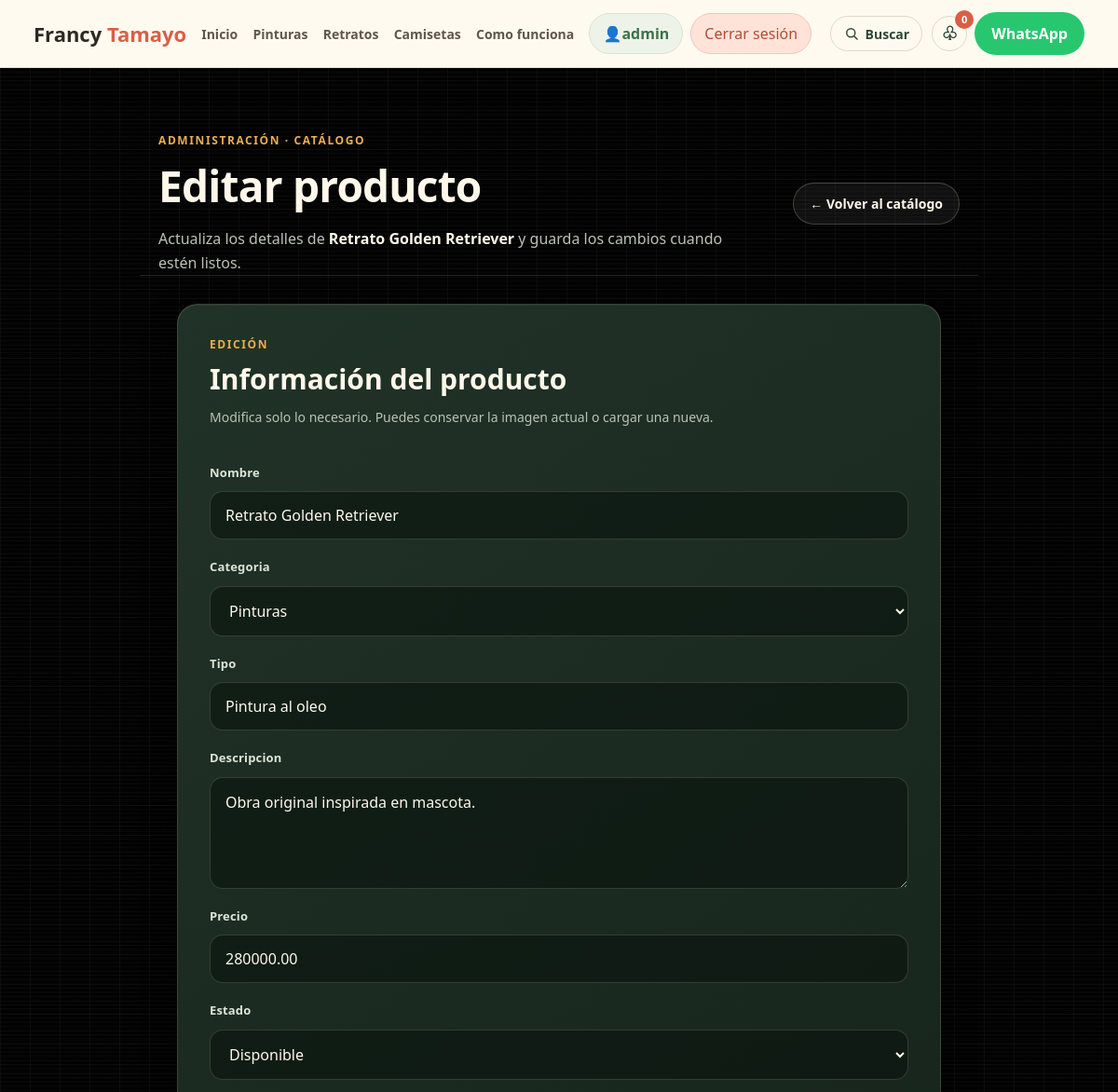
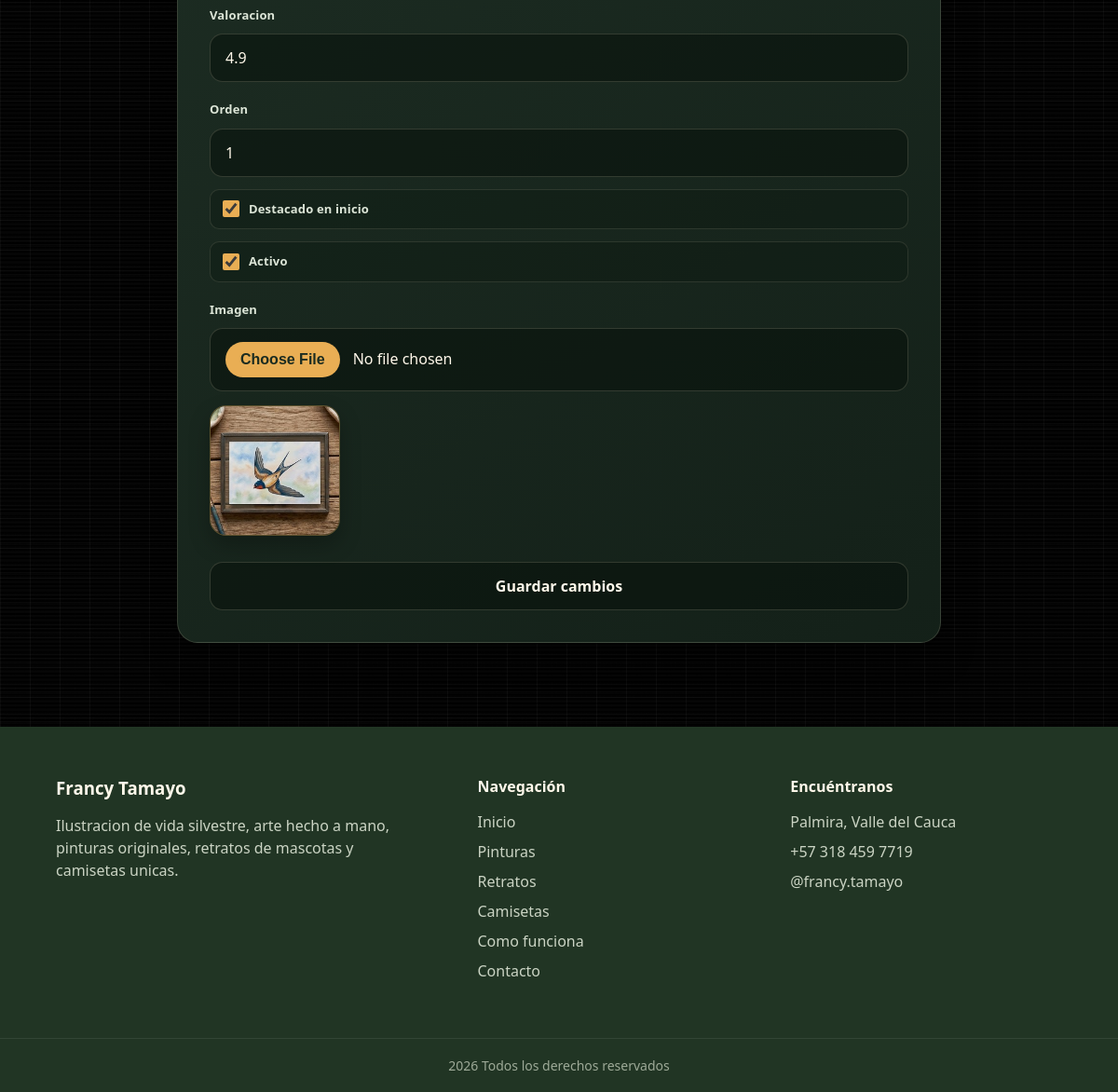
/admin/menu/editar.php?id=1 (signed in), run on the app's committed database (2 pictures, top to bottom).
### tables this page shows
CREATE TABLE IF NOT EXISTS productos (
  id INT AUTO_INCREMENT PRIMARY KEY,
  nombre VARCHAR(120) NOT NULL,
  categoria ENUM('pinturas','retratos','camisetas') NOT NULL,
  tipo VARCHAR(80) NOT NULL,
  descripcion TEXT NULL,
  precio DECIMAL(10,2) NOT NULL DEFAULT 0,
  imagen VARCHAR(255) NOT NULL,
  estado ENUM('disponible','encargo','agotado') NOT NULL DEFAULT 'disponible',
  rating DECIMAL(2,1) NOT NULL DEFAULT 4.8,
  destacado TINYINT(1) NOT NULL DEFAULT 0,
  activo TINYINT(1) NOT NULL DEFAULT 1,
  orden INT NOT NULL DEFAULT 0,
  fecha_creacion TIMESTAMP DEFAULT CURRENT_TIMESTAMP,
  UNIQUE KEY uq_producto_nombre (nombre)
);

### admin/menu/editar.php (the view, shortened to what this page needs)
<?php
$db = conectarDB();
$id = (int) $_GET['id'];
$stmt = $db->prepare('SELECT * FROM productos WHERE id = ?');
$stmt->bind_param('i', $id);
$stmt->execute();
$producto = $stmt->get_result()->fetch_assoc();
$nombre = $producto['nombre'];
$descripcion = $producto['descripcion'];
$precio = $producto['precio'];
$categoria = $producto['categoria'];
$tipo = $producto['tipo'];
$estado = $producto['estado'];
$rating = $producto['rating'];
$orden = $producto['orden'];
$destacado = (int) $producto['destacado'];
$activo = (int) $producto['activo'];
$rutaImagen = $producto['imagen'];
?>
<section class="container container_admin3 admin-product-page">
    <div class="admin-product-page-header">
        <div>
            <span class="admin-product-eyebrow">Administración · Catálogo</span>
            <h1>Editar producto</h1>
            <p>Actualiza los detalles de <strong><?= htmlspecialchars($nombre) ?></strong> y guarda los cambios cuando estén listos.</p>
        </div>
        <div class="botondeadmin3">
            <a href="<?php echo BASE_URL;?>admin/menu/index.php">← Volver al catálogo</a>
        </div>
    </div>
</section>
<section class="admin-container admin-container-admin admin-product-form-area">
    <main class="admin-card">
        <span class="admin-card-eyebrow">Edición</span>
        <h1>Información del producto</h1>
        <p class="admin-card-intro">Modifica solo lo necesario. Puedes conservar la imagen actual o cargar una nueva.</p>
        <form method="POST" enctype="multipart/form-data" class="admin-form">
            <label>Nombre</label>
            <input type="text" name="nombre" value="<?= htmlspecialchars($nombre) ?>">
            <label>Categoria</label>
            <select name="categoria">
                <option value="pinturas" <?= $categoria === 'pinturas' ? 'selected' : '' ?>>Pinturas</option>
            </select>
            <label>Tipo</label>
            <input type="text" name="tipo" value="<?= htmlspecialchars($tipo) ?>">
            <label>Descripcion</label>
            <textarea name="descripcion"><?= htmlspecialchars((string) $descripcion) ?></textarea>
            <label>Precio</label>
            <input type="number" name="precio" min="0" value="<?= htmlspecialchars((string) $precio) ?>">
            <label>Estado</label>
            <select name="estado">
                <option value="disponible" <?= $estado === 'disponible' ? 'selected' : '' ?>>Disponible</option>
            </select>
            <label>Valoracion</label>
            <input type="number" name="rating" min="0" max="5" step="0.1" value="<?= htmlspecialchars((string) $rating) ?>">
            <label>Orden</label>
            <input type="number" name="orden" value="<?= htmlspecialchars((string) $orden) ?>">
            <label><input type="checkbox" name="destacado" <?= $destacado ? 'checked' : '' ?>> Destacado en inicio</label>
            <label><input type="checkbox" name="activo" <?= $activo ? 'checked' : '' ?>> Activo</label>
            <label>Imagen</label>
            <input type="file" name="imagen" accept="image/*" id="inputImagen">
            <img id="previewImagen" src="<?= BASE_URL . ltrim($rutaImagen, '/') ?>?t=<?= time() ?>" width="120" style="margin-top:5px;">
            <input type="submit" value="Guardar cambios" class="admin-btn admin-btn-save-product">
        </form>
    </main>
</section>
<?php include '../../include/templates/footer.php'; ?>

### assets/css/base/global.css (style rules this page uses)
html, body { background-color:#050505; background-image: linear-gradient(rgba(255,255,255,.035) 1px, transparent 1px), linear-gradient(90deg, rgba(255,255,255,.035) 1px, transparent 1px), url('../../imagenes/137042075-grid-square-graph-line-full-page-on-black-paper-background-paper-grid-square-graph-line-texture-of.jpg'); background-size:32px 32px; background-attachment:fixed; }
body { color:#fff; line-height:1.5; }
body::before { content:""; position:fixed; inset:0; pointer-events:none; background:radial-gradient(circle at top, rgba(0,208,132,.05), transparent 35%); z-index:-1; }
a { color:inherit; text-decoration:none; transition:.35s; }
img { width:100%; display:block; transition:.5s; }
section { padding:110px 0; }
.container { width:90%; max-width:1200px; margin:auto; }

### assets/css/componentes/ui.css (style rules this page uses)
﻿.btn-nav, .admin-platos-btn-create, .admin-platos-btn-regresar, .botondeadmin3 a, .boton { display:inline-flex; align-items:center; justify-content:center; font-weight:800; transition:.35s; }

### data on the page
productos: categoria "Pinturas", tipo "Pintura al oleo", descripcion "Obra original inspirada en mascota.", precio "280000.00", estado "Disponible", rating "4.9", orden "1", destacado "☑", activo "☑", imagen (picture)

### other printed values
$_SESSION['usuario'] "admin"
$nombre "Retrato Golden Retriever"
date ('Y') "2026"
